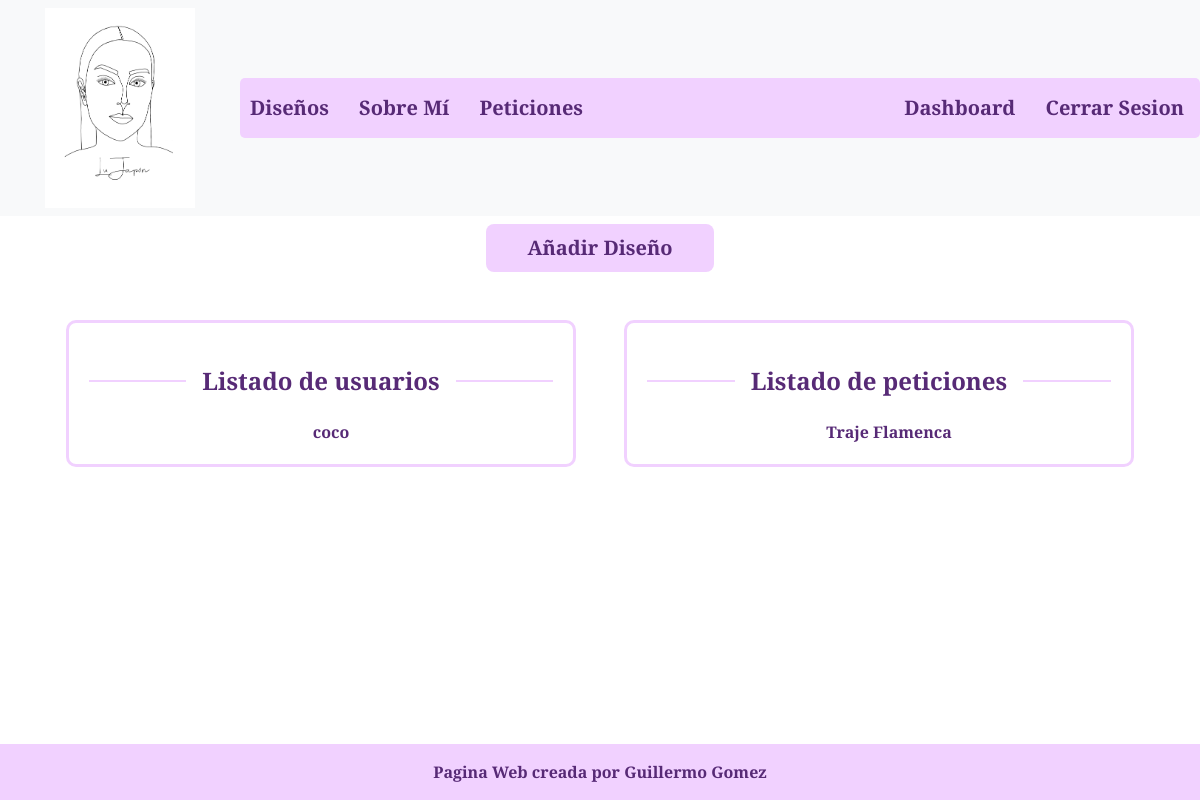
Before: /dashboard/ (signed in) with the older database file.
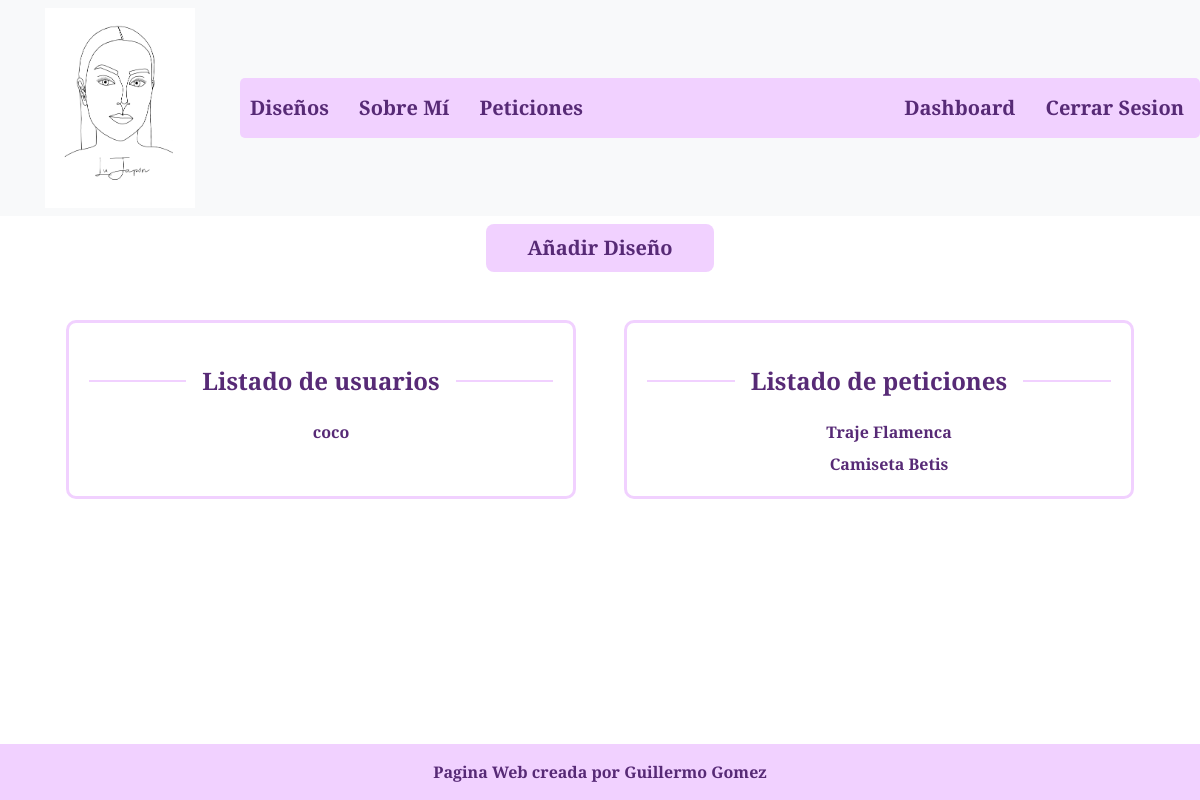
After: the same page with the newer database file.
### base/models.py (models this page shows, shortened)
class Peticion(models.Model):
    asunto = models.TextField(max_length=30)
    email = models.EmailField()
    peticion = models.TextField(max_length=500)

### base/views.py (the view)
# urls.py: path('dashboard/', views.dashboard, name='dashboard'),
@user_passes_test(es_administrador)
def dashboard(request):
    peticiones = Peticion.objects.all()
    usuarios = User.objects.all()
    return render(request, 'dashboard.html', {'peticiones': peticiones, 'usuarios': usuarios})

### base/views.py (called while the page is built)
def es_administrador(user):
    return user.is_authenticated and user.is_staff

### base/templates/dashboard.html
{% extends "base.html" %}
{% load static %}
{% block contenido %}
<div class="container">
  <div class="text-center pt-2 align-items-center">
    <a href="{% url "crear" %}" type="submit" class="contenido btn btn-outline-custom btn-lg bt-login">Añadir Diseño</a>
  </div>
  <div class="mt-5 container px-4">
    <div class="row gx-5">
      <div class="col">
       <div class="contenedor-personalizado">
          <div class="divider d-flex align-items-center my-4">
            <h4 class="contenido text-center fw-bold mx-3 mb-0">Listado de usuarios</h4>
          </div>
          {% if usuarios %}
              {% for u in usuarios %}
              <div class="row mt-2">
                <a class="contenido text-center">{{ u.username }}</a>
              </div>
              {% endfor %}
          {% else %}
              <a class="contenido text-center">No hay usuarios</a>
          {% endif %}
       </div>
      </div>
      <div class="col">
        <div class="contenedor-personalizado">
          <div class="divider d-flex align-items-center my-4">
            <h4 class="contenido text-center fw-bold mx-3 mb-0">Listado de peticiones</h4>
          </div>
          {% if peticiones %}
              {% for p in peticiones %}
              <div class="row mt-2">
                <a href = "{% url 'peticionesDetalles' p.id %}" class="contenido text-center">{{ p.asunto }}</a>
              </div>
              {% endfor %}
          {% else %}
              <a class="contenido text-center">No hay peticiones</a>
          {% endif %}
        </div>
      </div>
    </div>
  </div>
</div>
<link rel="stylesheet" href="{% static 'css/dashboard.css' %}" />
{% endblock %}

Changed rows visible on the page:
added Peticion: asunto "Camiseta Betis"
